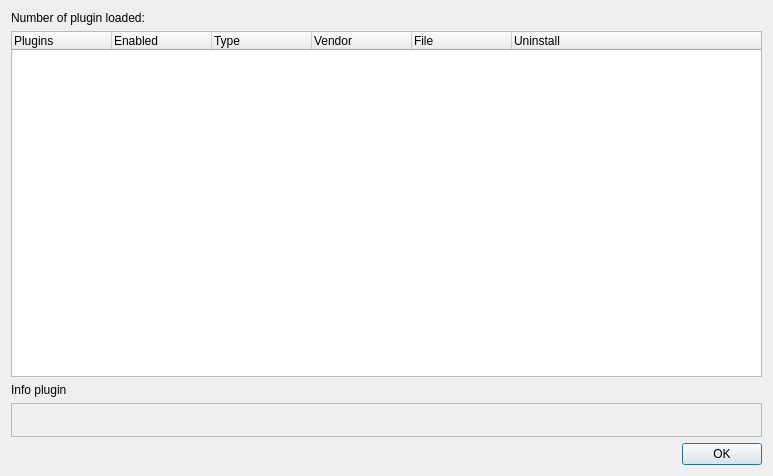
<?xml version="1.0" encoding="UTF-8"?>
<ui version="4.0">
 <class>PluginInfoDialog</class>
 <widget class="QDialog" name="PluginInfoDialog">
  <property name="geometry">
   <rect>
    <x>0</x>
    <y>0</y>
    <width>773</width>
    <height>476</height>
   </rect>
  </property>
  <property name="windowTitle">
   <string>Plugin Information</string>
  </property>
  <layout class="QGridLayout" name="gridLayout">
   <item row="0" column="0">
    <widget class="QLabel" name="label">
     <property name="text">
      <string>Number of plugin loaded: </string>
     </property>
    </widget>
   </item>
   <item row="4" column="0">
    <widget class="QDialogButtonBox" name="buttonBox">
     <property name="orientation">
      <enum>Qt::Horizontal</enum>
     </property>
     <property name="standardButtons">
      <set>QDialogButtonBox::Ok</set>
     </property>
    </widget>
   </item>
   <item row="1" column="0">
    <widget class="QTreeWidget" name="treeWidget">
     <attribute name="headerCascadingSectionResizes">
      <bool>false</bool>
     </attribute>
     <attribute name="headerStretchLastSection">
      <bool>true</bool>
     </attribute>
     <column>
      <property name="text">
       <string>Plugins</string>
      </property>
     </column>
     <column>
      <property name="text">
       <string>Enabled</string>
      </property>
     </column>
     <column>
      <property name="text">
       <string>Type</string>
      </property>
     </column>
     <column>
      <property name="text">
       <string>Vendor</string>
      </property>
     </column>
     <column>
      <property name="text">
       <string>File</string>
      </property>
     </column>
     <column>
      <property name="text">
       <string>Uninstall</string>
      </property>
     </column>
    </widget>
   </item>
   <item row="2" column="0">
    <widget class="QLabel" name="label_2">
     <property name="text">
      <string>Info plugin</string>
     </property>
    </widget>
   </item>
   <item row="3" column="0">
    <widget class="QFrame" name="frame">
     <property name="frameShape">
      <enum>QFrame::StyledPanel</enum>
     </property>
     <property name="frameShadow">
      <enum>QFrame::Raised</enum>
     </property>
     <layout class="QHBoxLayout" name="horizontalLayout">
      <item>
       <widget class="QLabel" name="labelInfo">
        <property name="text">
         <string/>
        </property>
       </widget>
      </item>
     </layout>
    </widget>
   </item>
  </layout>
 </widget>
 <resources/>
 <connections>
  <connection>
   <sender>buttonBox</sender>
   <signal>accepted()</signal>
   <receiver>PluginInfoDialog</receiver>
   <slot>accept()</slot>
   <hints>
    <hint type="sourcelabel">
     <x>248</x>
     <y>254</y>
    </hint>
    <hint type="destinationlabel">
     <x>157</x>
     <y>274</y>
    </hint>
   </hints>
  </connection>
  <connection>
   <sender>buttonBox</sender>
   <signal>rejected()</signal>
   <receiver>PluginInfoDialog</receiver>
   <slot>reject()</slot>
   <hints>
    <hint type="sourcelabel">
     <x>316</x>
     <y>260</y>
    </hint>
    <hint type="destinationlabel">
     <x>286</x>
     <y>274</y>
    </hint>
   </hints>
  </connection>
 </connections>
</ui>
